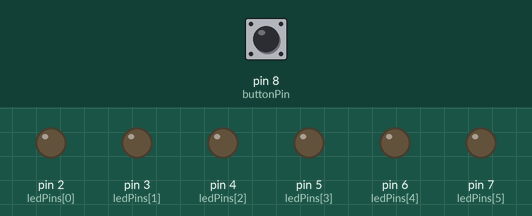
Recording of a sketch running on a simulated Arduino Uno, built with avr-gcc and run on an emulated ATmega328P. Shown: output pins drawn as LEDs (lit = HIGH). The test bench sets the inputs (shaded band); at power-on: pin 8 (buttonPin) HIGH. Random numbers use the default seed unless the sketch sets one.

Above: at 1.2 s.
1.3 s: pin 8 (buttonPin) pulled LOW for 0.15 s
At 2.5 s:
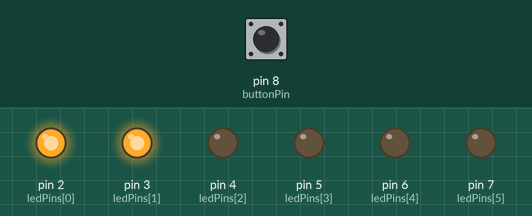
2.9 s: pin 8 (buttonPin) pulsed LOW 5 times (0.12 s each, 0.3 s apart)
At 4.7 s:
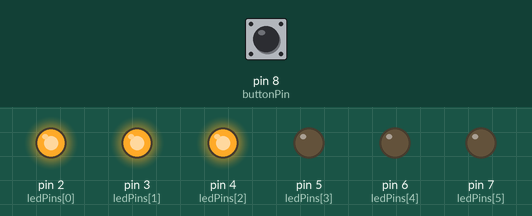
5.9 s: pin 8 (buttonPin) pulled LOW for 1 s
At 7.3 s:
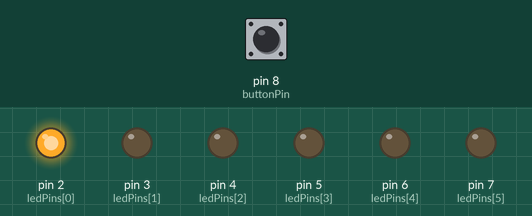
8.4 s: pin 8 (buttonPin) pulled LOW for 3.2 s
At 9.2 s:
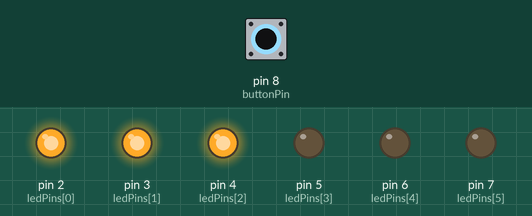
Timing chart, 0 to 11.4 s (numbered marks = the images above; inputs shaded):
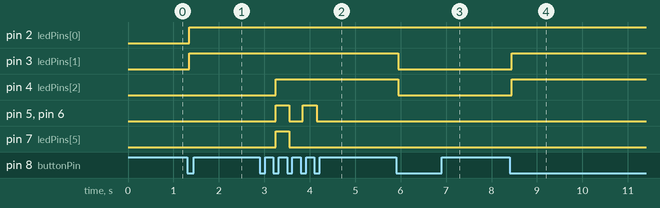

Measured:
- after the input at 1.3 s, pin 2 (ledPins[0]), pin 3 (ledPins[1]): LOW → HIGH after 0.05 s
- after the input at 2.9 s, pin 4 (ledPins[2]): LOW → HIGH after 0.35 s; pin 5 (ledPins[3]), pin 6 (ledPins[4]): alternates HIGH for 0.30 s and LOW for 0.30 s, 4 changes in all, then stays LOW, starting after 0.35 s; pin 7 (ledPins[5]): LOW → HIGH after 0.35 s, → LOW 0.30 s later
- after the input at 5.9 s, pin 3 (ledPins[1]), pin 4 (ledPins[2]): HIGH → LOW after 0.05 s
- after the input at 8.4 s, pin 3 (ledPins[1]), pin 4 (ledPins[2]): LOW → HIGH after 0.05 s

The sketch:

led_dice.ino
```cpp
const int ledPins[] = {2, 3, 4, 5, 6, 7};
const int buttonPin = 8;
void setup()
{
  for (int i = 0; i < 6; i++)
    {
      pinMode(ledPins[i], OUTPUT);
    }
    pinMode(buttonPin, INPUT_PULLUP);
}
void loop()
{
  if (digitalRead(buttonPin) == LOW)
  {
    delay(50);
    int value = random(1, 7);
    for (int i = 0; i < 6; i++)
    {digitalWrite(ledPins[i], i < value ? HIGH : LOW);}
    while (digitalRead(buttonPin) == LOW);
  }
}
```
